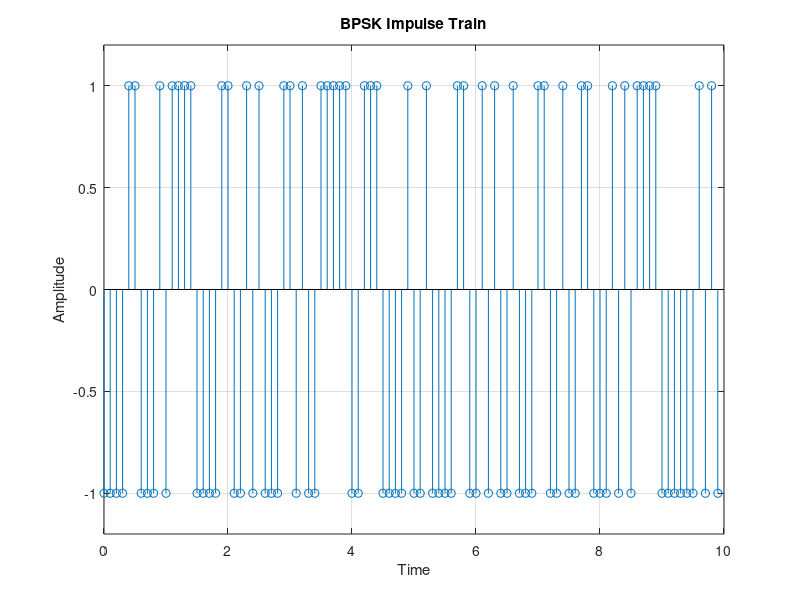
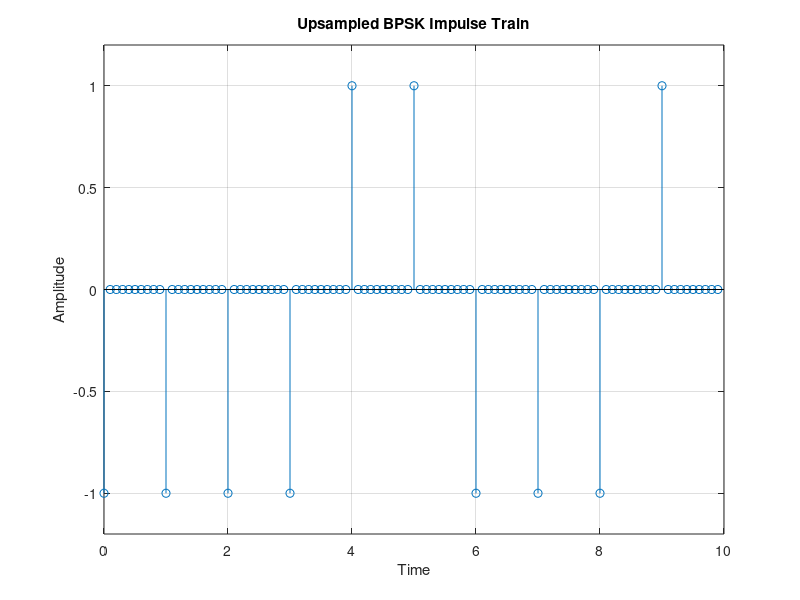
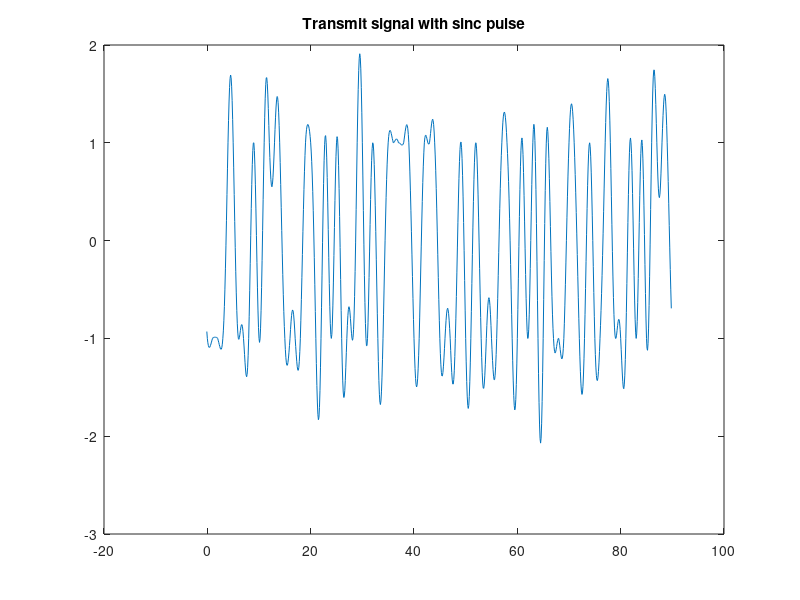
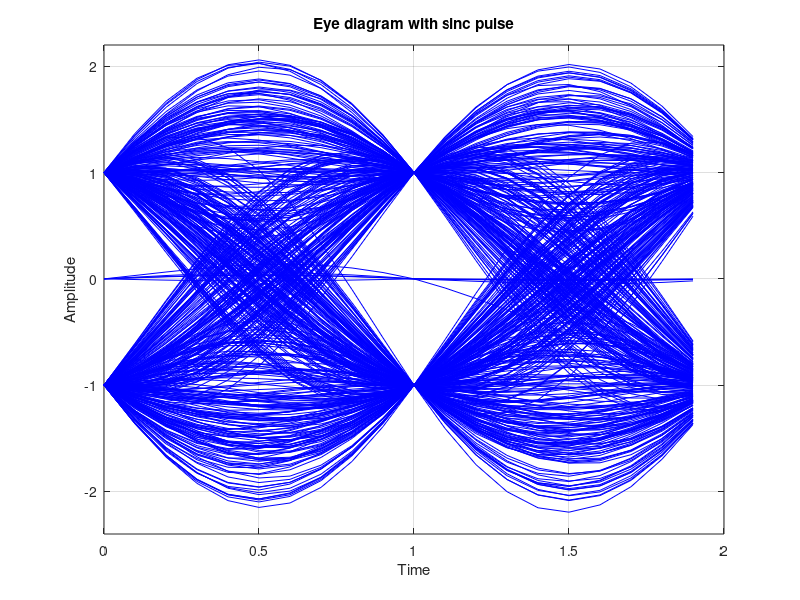

Write MATLAB code to recreate these figures, in order. (Note: a time limit stopped this script after it produced the figures.)
% Defining the system Parameters
BitCount = 10^3; % Number of Bits Transmitted
SamplingFrequency = 10; % Sampling frequency in Hz
SNR_dB = 10;
NoisePower = 1./(10.^(0.1*SNR_dB)); % Noise Power (Eb = 1 in BPSK)
time = -SamplingFrequency:1/SamplingFrequency:SamplingFrequency; % Time Array

%% Generating the BPSK Signal
% Mapping 0 -> -1 and 1 -> 1 (0 phase and 180 phase)
BPSK_Sig = 2*(rand(1,BitCount)>0.5)-1;
t = 0:1/SamplingFrequency:99/SamplingFrequency;
stem(t, BPSK_Sig(1:100)); xlabel('Time'); ylabel('Amplitude');
title('BPSK Impulse Train');
axis([0 10 -1.2 1.2]); grid on;

%% Upsampling the transmit sequence without noise
BPSK_Upsampled = [BPSK_Sig;zeros(SamplingFrequency-1,length(BPSK_Sig))]; % Upsampling the BPSK to match the sampling frequency
BPSK_U = BPSK_Upsampled(:).';
figure;
stem(t, BPSK_U(1:100)); xlabel('Time'); ylabel('Amplitude');
title('Upsampled BPSK Impulse Train');
axis([0 10 -1.2 1.2]); grid on;

%% sinc pulse shaping filter 
Sinc_Num = sin(pi*time); % Numerator of the sinc function
Sinc_Den = (pi*time); % Denominator of the sinc function
Sinc_DenZero = find(abs(Sinc_Den) < 10^-10); % Finding the t=0 position
Sinc_Filt = Sinc_Num./Sinc_Den;
Sinc_Filt(Sinc_DenZero) = 1; % Defining the t=0 value
figure;
plot(time, Sinc_Filt);
title('Sinc Pulse shape');
xlabel('Time'); ylabel('Amplitude');
axis([-SamplingFrequency SamplingFrequency -0.5 1.2]); grid on

Conv_sinc_pulse = conv(BPSK_U, Sinc_Filt);
Conv_sinc_pulse = Conv_sinc_pulse(1:10000);
Conv_sinc_pulse_reshape = reshape(Conv_sinc_pulse, SamplingFrequency*2, BitCount*SamplingFrequency/20).';

transmit_signal_sinc = Conv_sinc_pulse(1,100:999);
tt=(-0.1:0.1:89.8);
plot(tt,transmit_signal_sinc);
title('Transmit signal with sinc pulse');

figure;
plot(0:1/SamplingFrequency:1.99, real(Conv_sinc_pulse_reshape).', 'b');
title('Eye diagram with sinc pulse');
xlabel('Time'); ylabel('Amplitude');
axis([0 2 -2.4 2.2]);
grid on

%% Raised cosine pulse shaping filter (gamma = 0.5)
roll_off = 0.5;
cos_Num = cos(roll_off*pi*time);
cos_Den = (1 - (2 * roll_off * time).^2);
cos_DenZero = abs(cos_Den)<10^-10;
RaisedCosine = cos_Num./cos_Den;
RaisedCosine(cos_DenZero) = pi/4;
RC_gamma5 = Sinc_Filt.*RaisedCosine; % Getting the complete raised cosine pulse
figure;
plot(time, RC_gamma5);
title('Raised Cosine Pulse shape gamma = 0.5');
xlabel('Time'); ylabel('Amplitude');
axis([-SamplingFrequency SamplingFrequency -0.5 1.2]); grid on

Conv_RC_gamma5 = conv(BPSK_U,RC_gamma5);
Conv_RC_gamma5 = Conv_RC_gamma5(1:10000);
Conv_RC_gamma5_reshape = reshape(Conv_RC_gamma5,SamplingFrequency*2,BitCount*SamplingFrequency/20).';

transmit_signal_RC_gamma5 = Conv_RC_gamma5(1,100:999);
tt=(-0.1:0.1:89.8);
plot(tt,transmit_signal_RC_gamma5);
title('Transmit signal with gamma = 0.5');

figure;
plot(0:1/SamplingFrequency:1.99, Conv_RC_gamma5_reshape.','b');
title('Eye diagram with gamma = 0.5');
xlabel('Time'); ylabel('Amplitude');
axis([0 2 -2.5 2.5]);
grid on

%% Raised cosine pulse shaping filter (gamma = 1)
roll_off = 1;
cos_Num = cos(roll_off * pi * time);
cos_Den = (1-(2 * roll_off * time).^2);
cos_DenZero = find(abs(cos_Den)<10^-20);
RaisedCosine = cos_Num./cos_Den;
RaisedCosine(cos_DenZero) = pi/4;
RC_gamma1 = Sinc_Filt.*RaisedCosine; % Getting the complete raised cosine pulse
figure;
plot(time, RC_gamma1);
title('Raised Cosine Pulse shape gamma = 1');
xlabel('Time'); ylabel('Amplitude');
axis([-SamplingFrequency SamplingFrequency -0.5 1.2]); grid on

Conv_RC_gamma1 = conv(BPSK_U,RC_gamma1);
Conv_RC_gamma1 = Conv_RC_gamma1(1:10000);
Conv_RC_gamma1_reshape = reshape(Conv_RC_gamma1,SamplingFrequency*2,BitCount*SamplingFrequency/20).';

transmit_signal_RC_gamma1 = Conv_RC_gamma1(1,100:999);
tt=(-0.1:0.1:89.8);
plot(tt,transmit_signal_RC_gamma1);
title('Transmit signal with gamma = 1');

figure;
plot(0:1/SamplingFrequency:1.99, Conv_RC_gamma1_reshape.','b');
title('Eye diagram with gamma = 1');
xlabel('Time'); ylabel('Amplitude');
axis([0 2 -1.5 1.5 ]);
grid on


%% Noise Array Generation based on SNR = 10dB
Noise1D = normrnd (0 , sqrt(NoisePower/2), [1, BitCount]);
AWGN_TX = BPSK_Sig + Noise1D;
figure;
stem(t, AWGN_TX(1:100)); xlabel('Time'); ylabel('Amplitude');
title('BPSK signal After adding noise');
axis([0 10 -1.5 1.5]); grid on;


%% upsampling the transmit sequence with Noise
AWGNTx_Upsample = [AWGN_TX;zeros(SamplingFrequency-1,length(BPSK_Sig))];
AWGNTx_U = AWGNTx_Upsample(:);
figure;
stem(t, AWGNTx_U(1:100)); xlabel('Time'); ylabel('Amplitude');
title('Upsampled BPSK After adding noise');
axis([0 10 -1.5 1.5]); grid on;

%% sinc with noise
Conv_sinc_noise = conv(AWGNTx_U,Sinc_Filt);
Conv_sinc_noise = Conv_sinc_noise(1:10000);
Conv_sinc_noise_reshape = reshape(Conv_sinc_noise, SamplingFrequency*2, BitCount*SamplingFrequency/20).';
figure;
plot(0:1/SamplingFrequency:1.99, Conv_sinc_noise_reshape.', 'b');
title('Eye diagram with sinc pulse After adding noise');
xlabel('Time'); ylabel('Amplitude');
axis([0 2 -2.4 2.2]);
grid on

%% raised cosine with noise (gamma = 0.5)
Conv_RC5_noise = conv(AWGNTx_U,RC_gamma5);
Conv_RC5_noise = Conv_RC5_noise(1:10000);
Conv_RC5_noise_reshape = reshape(Conv_RC5_noise,SamplingFrequency*2,BitCount*SamplingFrequency/20).';
figure;
plot(0:1/SamplingFrequency:1.99, Conv_RC5_noise_reshape.', 'b');
title('Eye diagram with gamma = 0.5 After adding noise');
xlabel('Time'); ylabel('Amplitude');
axis([0 2 -2.4 2.2]);
grid on

%% raised cosine with noise (gamma = 1)
Conv_R1_noise = conv(AWGNTx_U,RC_gamma1);
Conv_R1_noise = Conv_R1_noise(1:10000);
Conv_R1_noise_reshape = reshape(Conv_R1_noise,SamplingFrequency*2,BitCount*SamplingFrequency/20).';
figure;
plot(0:1/SamplingFrequency:1.99, Conv_R1_noise_reshape.', 'b');
title('Eye diagram with gamma = 1.0 After adding noise');
xlabel('Time'); ylabel('Amplitude');
axis([0 2 -2.4 2.2]);
grid on
